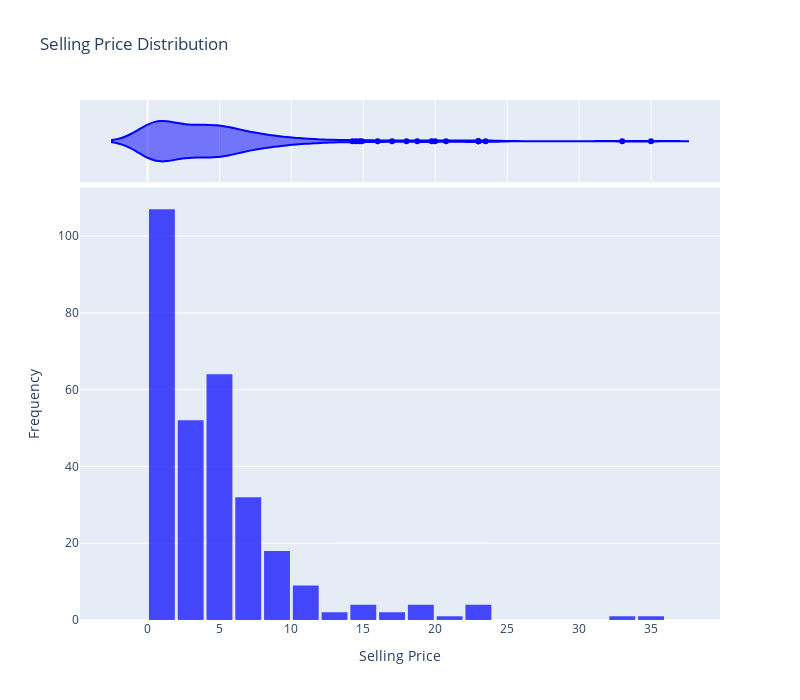

Write notebook code for a chart like this one.
### Markdown cell above
#### Selling Price Distribution

### Code cell
import plotly.express as px

fig = px.histogram(df, x='Selling_Price', nbins=30, 
                   marginal='violin',  
                   opacity=0.7,
                   color_discrete_sequence=['blue'],
                   title='Selling Price Distribution',
                   labels={'Selling_Price': 'Selling Price'})

fig.update_layout(
    yaxis_title='Frequency',
    bargap=0.1,
    showlegend=False,
    height=700,  
    width=800    
)

fig.show()

### Figure 1 — Plotly figure (JSON) as saved in the notebook; plotly's stock layout.template omitted (floating-point values rounded to 4 significant figures; data arrays with more than 128 entries replaced by an {"elided": "..."} marker saying what was removed)
{"data": [{"alignmentgroup": "True", "bingroup": "x", "hovertemplate": "Selling Price=%{x}<br>count=%{y}<extra></extra>", "legendgroup": "", "marker": {"color": "blue", "opacity": 0.7, "pattern": {"shape": ""}}, "name": "", "nbinsx": 30, "offsetgroup": "", "orientation": "v", "showlegend": false, "type": "histogram", "x": {"elided": "301 float values"}, "xaxis": "x", "yaxis": "y"}, {"alignmentgroup": "True", "hovertemplate": "Selling Price=%{x}<extra></extra>", "legendgroup": "", "marker": {"color": "blue"}, "name": "", "offsetgroup": "", "scalegroup": "x", "showlegend": false, "type": "violin", "x": {"elided": "301 float values"}, "xaxis": "x2", "yaxis": "y2"}], "layout": {"bargap": 0.1, "barmode": "relative", "height": 700, "legend": {"tracegroupgap": 0}, "showlegend": false, "title": {"text": "Selling Price Distribution"}, "width": 800, "xaxis": {"anchor": "y", "autorange": true, "domain": [0, 1], "range": [-4.694, 39.79], "title": {"text": "Selling Price"}, "type": "linear"}, "xaxis2": {"anchor": "y2", "autorange": true, "domain": [0, 1], "matches": "x", "range": [-4.694, 39.79], "showgrid": true, "showticklabels": false, "type": "linear"}, "yaxis": {"anchor": "x", "autorange": true, "domain": [0, 0.8316], "range": [0, 112.6], "title": {"text": "Frequency"}}, "yaxis2": {"anchor": "x2", "autorange": true, "domain": [0.8416, 1], "matches": "y2", "range": [-0.5, 0.5], "showgrid": false, "showline": false, "showticklabels": false, "ticks": "", "type": "category"}}}
